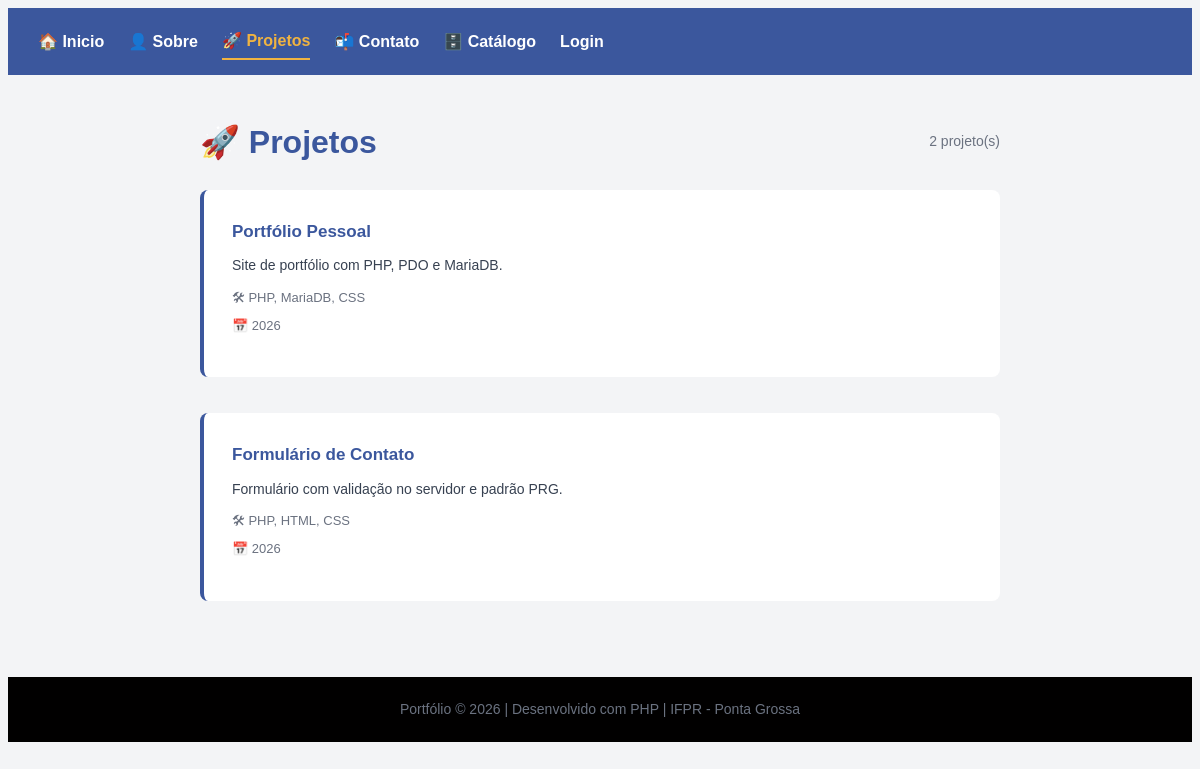
The app's page /projetos.php with its own data.
### tables this page shows
CREATE TABLE projetos (
    id            INT UNSIGNED  NOT NULL AUTO_INCREMENT,
    nome          VARCHAR(120)  NOT NULL,
    descricao     TEXT          NOT NULL,
    tecnologias   VARCHAR(200)  NOT NULL,
    link_github   VARCHAR(300)      NULL DEFAULT NULL,
    ano           YEAR          NOT NULL,
    status        ENUM('rascunho','publicado','arquivado')
                                NOT NULL DEFAULT 'rascunho',
    criado_em     DATETIME      NOT NULL DEFAULT CURRENT_TIMESTAMP,
    atualizado_em DATETIME          NULL DEFAULT NULL
                                ON UPDATE CURRENT_TIMESTAMP,
    PRIMARY KEY (id)
);

### projetos.php (the view, shortened to what this page needs)
<?php
$pdo        = conectar();
$stmt       = $pdo->query("SELECT * FROM projetos WHERE status = 'publicado' ORDER BY criado_em DESC");
$projetos   = $stmt->fetchAll();
?>
<!DOCTYPE html>
<html lang="pt-BR">
<head>
    <?php include __DIR__ . '/includes/cabecalho.php'; ?>
</head>
<body>
    <div class="container">
        <div style="display: flex; justify-content: space-between; align-items: center; margin-bottom: 20px;">
            <h1 class="titulo-secao" style="margin: 0;">🚀 Projetos</h1>
            <?php if (!empty($projetos)): ?>
                <span style="color: #6b7280; font-size: 14px;">
                    <?php echo count($projetos); ?> projeto(s)
                </span>
            <?php endif; ?>
        </div>
        <?php if (empty($projetos)): ?>
            <div class="card" style="text-align: center; padding: 40px 20px; color: #6b7280;">
                <p style="font-size: 40px; margin: 0 0 12px;">📭</p>
                <p style="font-size: 16px; margin: 0;">Nenhum projeto cadastrado ainda.</p>
            </div>
        <?php else: ?>
            <div style="display: grid; grid-template-columns: repeat (auto-fill, minmax(280px, 1fr)); gap: 20px;">
                <?php foreach ($projetos as $projeto): ?>
                    <div class="card">
                        <h3 style="margin: 0 0 8px; color: #3b579d; font-size: 17px;">
                            <?php echo htmlspecialchars($projeto['nome']); ?>
                        </h3>
                        <p style="margin: 0 0 10px; font-size: 14px; color: #374151; line-height: 1.6;">
                            <?php echo htmlspecialchars($projeto['descricao']); ?>
                        </p>
                        <p style="margin: 0 0 6px; font-size: 13px; color: #6b7280;">
                            🛠 <?php echo htmlspecialchars($projeto['tecnologias']); ?>
                        </p>
                        <p style="margin: 0 0 12px; font-size: 13px; color: #6b7280;">
                            📅 <?php echo (int) $projeto['ano']; ?>
                        </p>
                    </div>
                <?php endforeach; ?>
            </div>
        <?php endif; ?>
    </div>
    <?php include __DIR__ . '/includes/rodape.php'; ?>
</body>
</html>

### includes/style.css (style rules this page uses)
body { font-family: Arial, sans-serif; background: #f3f4f6; color: #010000; line-height: 1.7; }
.container { max-width: 800px; margin: 40px auto; padding: 0 20px; }
h1.titulo-secao { color: #3b579d; margin-bottom: 24px; }
.card { background: white; padding: 28px; border-radius: 8px; margin-bottom: 16px; border-left: 4px solid #3b579d; }
.card h3 { margin-top: 0; color: #2a4080; margin-bottom: 12px; }
.card p { margin-bottom: 0; color: #374151; }

### records on screen
projetos: nome "Portfólio Pessoal", descricao "Site de portfólio com PHP, PDO e MariaDB.", tecnologias "PHP, MariaDB, CSS", ano "2026"
projetos: nome "Formulário de Contato", descricao "Formulário com validação no servidor e padrão PRG.", tecnologias "PHP, HTML, CSS", ano "2026"

### other values on screen
count($projetos) "2"
$autor "Portfólio"
